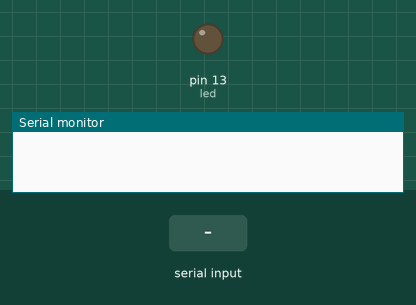
Recording of a sketch running on a simulated Arduino Uno, built with avr-gcc and run on an emulated ATmega328P. Parts: output pins drawn as LEDs (lit = HIGH), the last lines printed to the serial monitor. Dashed ring = blinking. The inputs (shaded band) are chosen by the test bench.

Above: at 1.2 s.
1.3 s: byte 30 received over Serial
At 1.4 s:
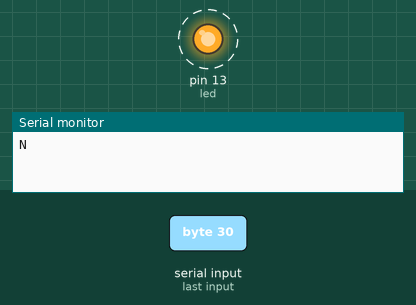
Timing chart, 0 to 10.3 s (numbered marks = the images above; inputs shaded):
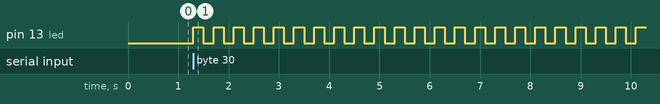

The sketch:

challenge2.ino
```cpp
int led = 13;

void setup() {
  // initialize the digital pin as an output.
  pinMode(led, OUTPUT);
  Serial.begin(115200);
}

// the loop routine runs over and over again forever:
void loop() {
  if (Serial.available() > 0) {
    int nums[4] = {0};
    int x = 0;
    while (Serial.available()){
      nums[x] = Serial.read() % 48;
      x++;
    }
    //Serial.write(flashes + 48);
    //Serial.write("\n");
    int flashes;
    switch(x){
      case 1:
        flashes = nums[0];
        break;
      case 2:
        flashes = 10*nums[0] + nums[1];
        break;
      case 3:
        flashes = 100*nums[0] + 10*nums[1] + nums[2];
        break;
      case 4:
        flashes = 1000*nums[0] + 100*nums[1] + 10*nums[2] + nums[3];
        break;
      default:
        break;
    }
    for (int i = 0; i < x; i++){
      Serial.write(nums[i]+48);
    }
    Serial.write("\n");
    for (int i = 0; i < flashes; i++) {
      digitalWrite(led, HIGH);
      delay(200);
      digitalWrite(led, LOW);
      delay(200);
    }
  }
}
```

Measured:
- after the input at 1.3 s, pin 13 (led): alternates HIGH for 0.20 s and LOW for 0.20 s, starting at once
